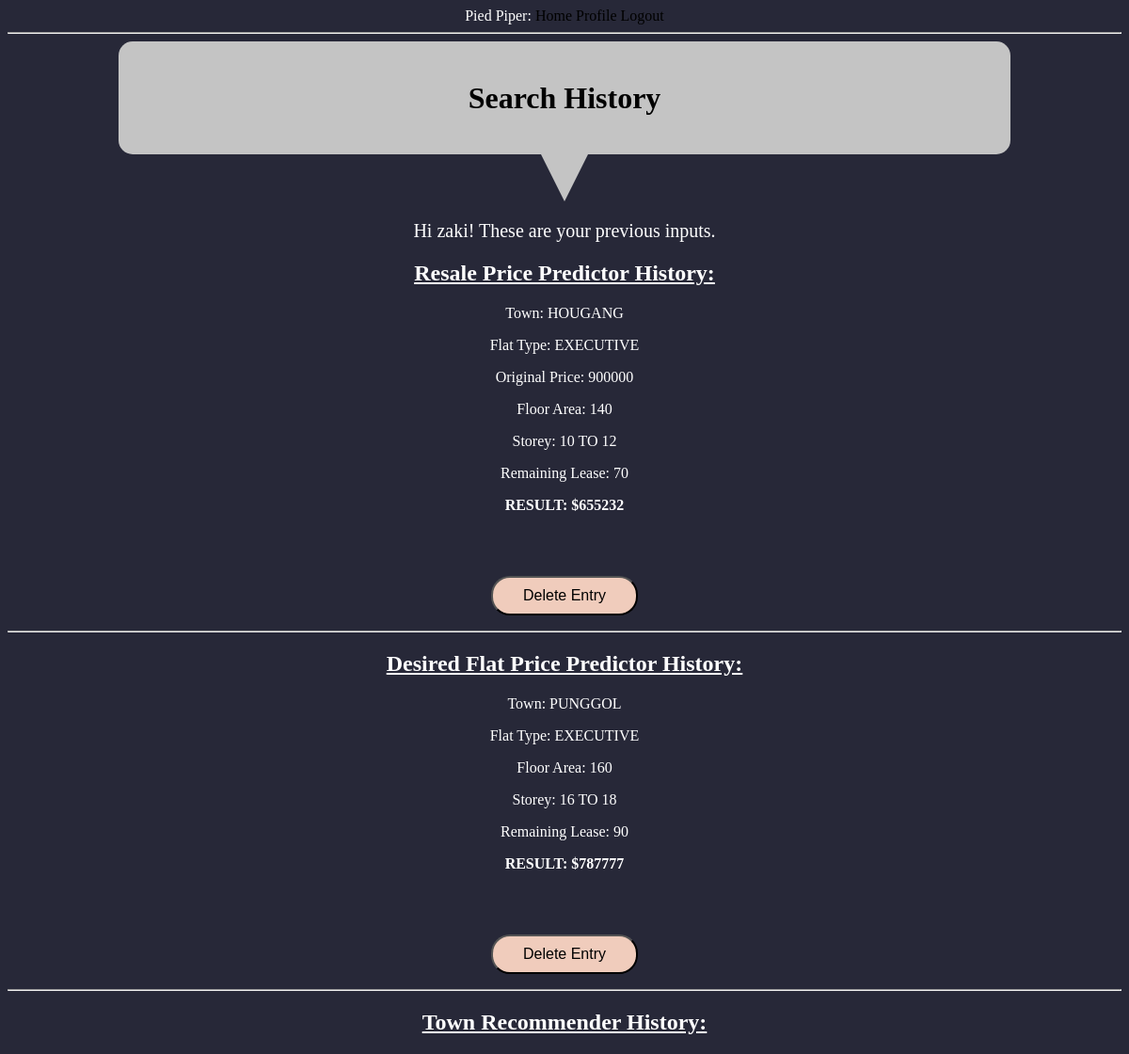
Page /user/zaki (signed in) on the earlier database version.
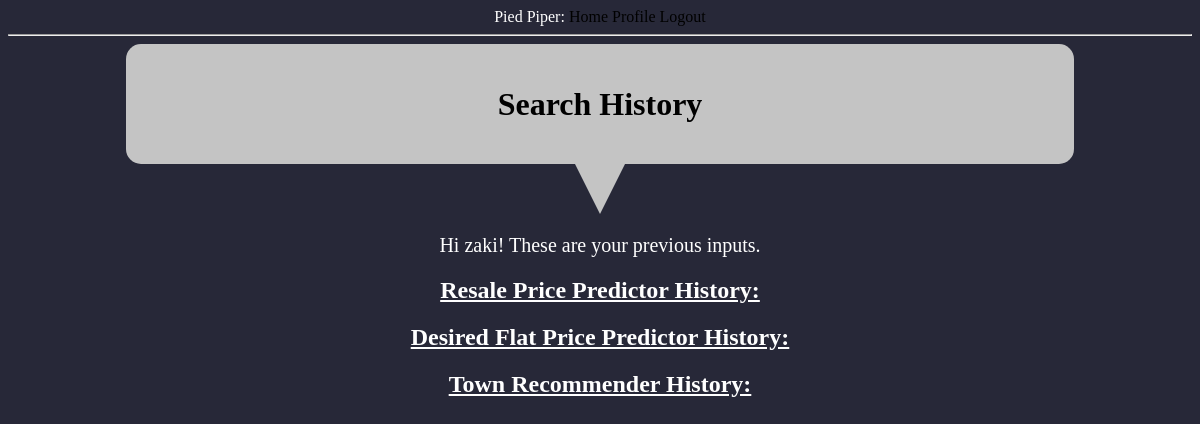
Same page on the later database version.
### app/models.py (models this page shows, shortened)
class User(UserMixin, db.Model):
    id = db.Column(db.Integer, primary_key=True)
    username = db.Column(db.String(64), index=True, unique=True)
    password_hash = db.Column(db.String(128))
    posts = db.relationship('Post', backref='author', lazy='dynamic')
    resaleInput = db.relationship(
        'resaleInput', backref='author', lazy='dynamic')
    flatpriceInput = db.relationship(
        'flatpriceInput', backref='author', lazy='dynamic')
    townInput = db.relationship('townInput', backref='author', lazy='dynamic')

class resaleInput(db.Model):
    id = db.Column(db.Integer, primary_key=True)
    town = db.Column(db.String(64))
    flatType = db.Column(db.String(64))
    ogprice = db.Column(db.Integer)
    floorArea = db.Column(db.Integer)
    storey = db.Column(db.String(64))
    age = db.Column(db.Integer)
    OUTPUT = db.Column(db.Integer)
    user_id = db.Column(db.Integer, db.ForeignKey('user.id'))

class flatpriceInput(db.Model):
    id = db.Column(db.Integer, primary_key=True)
    town = db.Column(db.String(64))
    flatType = db.Column(db.String(64))
    floorArea = db.Column(db.Integer)
    storey = db.Column(db.String(64))
    age = db.Column(db.Integer)
    OUTPUT = db.Column(db.Integer)
    user_id = db.Column(db.Integer, db.ForeignKey('user.id'))

### app/routes.py (the view)
@app.route('/user/<username>')
@login_required
def user(username):
    user = User.query.filter_by(username=username).first_or_404()
    return render_template('user.html', user=user)

### app/models.py (called while the page is built)
@login.user_loader
def load_user(id):
    return User.query.get(int(id))

### app/templates/user.html (shortened to what this page needs)
{% extends "base.html" %} {% block content %}
<html>
  <head>
  </head>
  <body>
    <h1 id="header">Search History</h1>
    <div class="triangle-down"></div>
    <p style="font-size: 20px">
      Hi {{ user.username }}! These are your previous inputs.
    </p>
    <h2><u>Resale Price Predictor History:</u></h2>
    {% for ri in user.resaleInput %} {% if ri %}
    <div><p>Town: {{ ri.town }}</p></div>
    <div><p>Flat Type: {{ ri.flatType }}</p></div>
    <div><p>Original Price: {{ ri.ogprice }}</p></div>
    <div><p>Floor Area: {{ ri.floorArea }}</p></div>
    <div><p>Storey: {{ ri.storey }}</p></div>
    <div><p>Remaining Lease: {{ ri.age }}</p></div>
    <div>
      <p><b>RESULT: ${{ ri.OUTPUT }}</b></p>
    </div>
    <p>
      <button id="delete">
        <a
          href="{{ url_for('delete',username=current_user.username, id = ri.id) }}">Delete Entry</a>
      </button>
    </p>
    {% else %}
    <p>EMPTY</p>
    {% endif %}
    <hr />
    {% endfor %}
    <h2><u>Desired Flat Price Predictor History:</u></h2>
    {% for ri in user.flatpriceInput %}
    <div><p>Town: {{ ri.town }}</p></div>
    <div><p>Flat Type: {{ ri.flatType }}</p></div>
    <div><p>Floor Area: {{ ri.floorArea }}</p></div>
    <div><p>Storey: {{ ri.storey }}</p></div>
    <div><p>Remaining Lease: {{ ri.age }}</p></div>
    <div>
      <p><b>RESULT: ${{ ri.OUTPUT }}</b></p>
    </div>
    <p>
      <button id="delete">
        <a
          href="{{ url_for('deletebuyer',username=current_user.username, id = ri.id) }}"
          >Delete Entry</a
        >
      </button>
    </p>
    <hr />
    {% endfor %}
    <h2><u>Town Recommender History:</u></h2>
     {% endblock %}

### app/templates/base.html (shortened to what this page needs)
<html>
  <head>
  </head>
  <body>
    <div>
      Pied Piper:
      <a href="{{ url_for('index') }}">Home</a>
      {% if current_user.is_anonymous %}
      <a href="{{ url_for('login') }}">Login</a>
      {% else %}
      <a href="{{ url_for('user', username=current_user.username) }}"
        >Profile</a
      >
      <a href="{{ url_for('logout') }}">Logout</a>
      {% endif %}
    </div>
    <hr />
     {% block content %}{% endblock %}
  </body>
</html>

### app/templates/base.html (style rules this page uses)
body { text-align: center; background-color: #272838; color: white; }
#header { color: black; text-align: center; border-radius: 15px; background-color: #c4c4c4; height: 15vh; width: 80%; vertical-align: middle; line-height: 15vh; margin: 0 auto 0 auto; }
.triangle-down { width: 0; height: 0; border-left: 25px solid transparent; border-right: 25px solid transparent; border-top: 50px solid #c4c4c4; margin: 0 auto 0 auto; }
a:link { color: black; text-decoration: none; }

Differences in the rows shown:
removed resaleInput: town "HOUGANG", flatType "EXECUTIVE", ogprice "900000", floorArea "140", storey "10 TO 12", age "70", OUTPUT "655232"
removed flatpriceInput: town "PUNGGOL", flatType "EXECUTIVE", floorArea "160", storey "16 TO 18", age "90", OUTPUT "787777"
